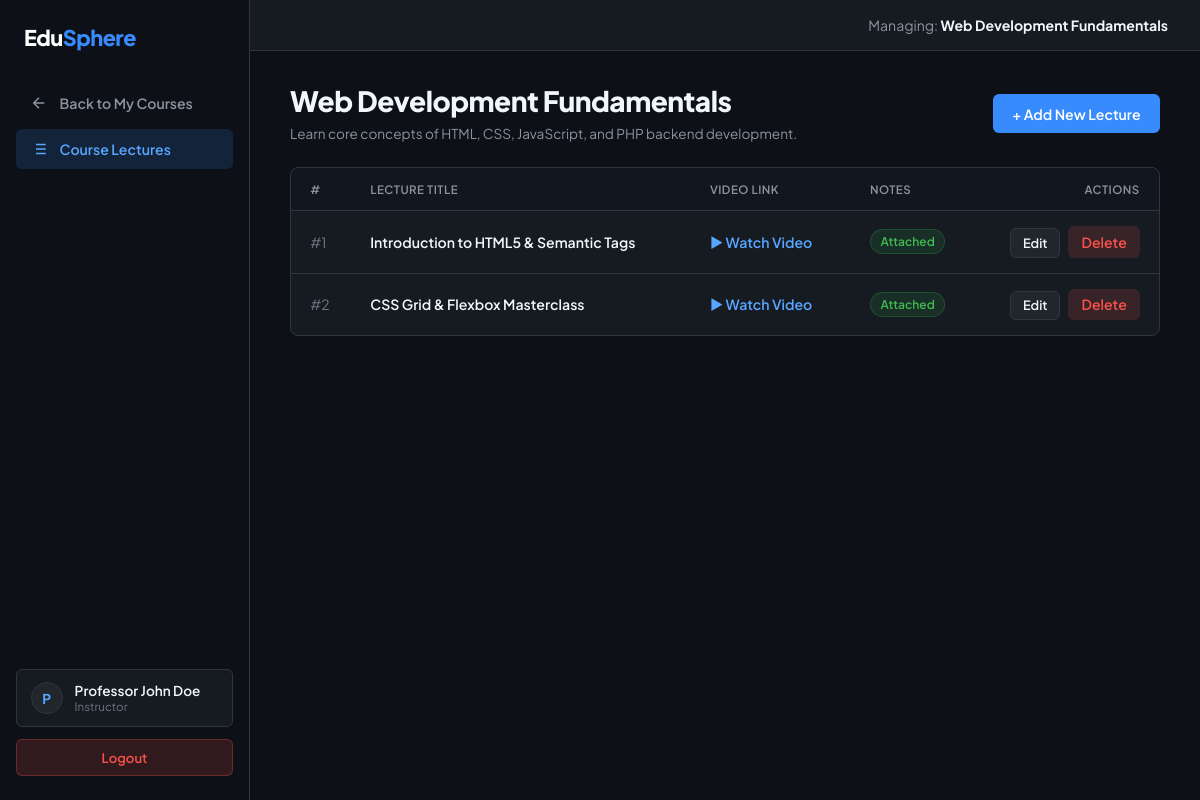
/teacher_manage_course.php?course_id=1 (signed in), run on the app's committed database.
### tables this page shows
CREATE TABLE IF NOT EXISTS `courses` (
  `id` INT AUTO_INCREMENT PRIMARY KEY,
  `title` VARCHAR(255) NOT NULL,
  `description` TEXT,
  `teacher_id` INT NULL,
  `created_at` TIMESTAMP DEFAULT CURRENT_TIMESTAMP,
  FOREIGN KEY (`teacher_id`) REFERENCES `users`(`id`) ON DELETE SET NULL
);

CREATE TABLE IF NOT EXISTS `lectures` (
  `id` INT AUTO_INCREMENT PRIMARY KEY,
  `course_id` INT NOT NULL,
  `title` VARCHAR(255) NOT NULL,
  `content` TEXT,
  `video_url` VARCHAR(255),
  `created_at` TIMESTAMP DEFAULT CURRENT_TIMESTAMP,
  FOREIGN KEY (`course_id`) REFERENCES `courses`(`id`) ON DELETE CASCADE
);

### teacher_manage_course.php (the view, shortened to what this page needs)
<?php
require_once 'db.php';
$teacher_id = (int)$_SESSION['user_id'];
$course_id  = (int)($_GET['course_id'] ?? 0);
$courseStmt = $pdo->prepare("SELECT * FROM courses WHERE id = :id AND teacher_id = :teacher_id LIMIT 1");
$courseStmt->execute([':id' => $course_id, ':teacher_id' => $teacher_id]);
$course = $courseStmt->fetch();
$lecturesStmt = $pdo->prepare("SELECT * FROM lectures WHERE course_id = :course_id ORDER BY id ASC");
$lecturesStmt->execute([':course_id' => $course_id]);
$lectures = $lecturesStmt->fetchAll();
$firstInitial = strtoupper(substr($_SESSION['user_name'], 0, 1));
?>
<!DOCTYPE html>
<html lang="en">
<head>
  <link rel="stylesheet" href="dashboard.css">
</head>
<body>
  <div class="dashboard-layout">
    <aside class="sidebar" id="sidebar">
      <div>
        <div class="sidebar-header">
          <a href="index.php" class="logo">Edu<span>Sphere</span></a>
        </div>
        <ul class="sidebar-nav">
          <li>
            <a href="teacher_dashboard.php" class="sidebar-link">
              <svg viewBox="0 0 24 24">
                <path d="M19 12H5M12 19l-7-7 7-7"></path>
              </svg>
              <span>Back to My Courses</span>
            </a>
          </li>
          <li>
            <a href="teacher_manage_course.php?course_id=<?= $course_id ?>" class="sidebar-link active">
              <svg viewBox="0 0 24 24">
                <line x1="8" y1="6" x2="21" y2="6"></line>
                <line x1="8" y1="12" x2="21" y2="12"></line>
                <line x1="8" y1="18" x2="21" y2="18"></line>
                <line x1="3" y1="6" x2="3.01" y2="6"></line>
                <line x1="3" y1="12" x2="3.01" y2="12"></line>
                <line x1="3" y1="18" x2="3.01" y2="18"></line>
              </svg>
              <span>Course Lectures</span>
            </a>
          </li>
        </ul>
      </div>
      <div>
        <div class="sidebar-user-card">
          <div class="user-avatar"><?= $firstInitial ?></div>
          <div>
            <div class="user-name"><?= htmlspecialchars($_SESSION['user_name']) ?></div>
            <div class="user-role">Instructor</div>
          </div>
        </div>
        <div class="sidebar-footer">
          <a href="logout.php" class="btn-logout">Logout</a>
        </div>
      </div>
    </aside>
    <div class="dashboard-content">
      <header class="dashboard-topbar">
        <div class="topbar-welcome">
          Managing: <span><?= htmlspecialchars($course['title']) ?></span>
        </div>
      </header>
      <main class="dashboard-body">
        <div class="crud-header">
          <div>
            <h1 style="font-size: 1.75rem; font-weight: 800; letter-spacing: -0.5px; margin-bottom: 0.3rem;">
              <?= htmlspecialchars($course['title']) ?>
            </h1>
            <p style="max-width: 720px; line-height: 1.6;">
              <?= htmlspecialchars($course['description'] ?: 'No course description provided.') ?>
            </p>
          </div>
          <button class="btn btn-primary" onclick="openAddModal()">+ Add New Lecture</button>
        </div>
        <div class="table-container">
          <table class="data-table">
            <thead>
              <tr>
                <th style="width: 60px;">#</th>
                <th>Lecture Title</th>
                <th style="width: 160px;">Video Link</th>
                <th style="width: 140px;">Notes</th>
                <th style="width: 160px; text-align: right;">Actions</th>
              </tr>
            </thead>
            <tbody>
              <?php if (empty($lectures)): ?>
                <tr>
                  <td colspan="5" style="text-align: center; color: var(--text-muted); padding: 3rem 2rem;">
                    No lectures added to this course yet. Click <strong>"+ Add New Lecture"</strong> to upload lessons.
                  </td>
                </tr>
              <?php else: ?>
                <?php foreach ($lectures as $idx => $l): ?>
                  <tr>
                    <td style="color: var(--text-dim);">#<?= $idx + 1 ?></td>
                    <td style="font-weight: 600; color: var(--text-main);"><?= htmlspecialchars($l['title']) ?></td>
                    <td>
                      <?php if (!empty($l['video_url'])): ?>
                        <a href="<?= htmlspecialchars($l['video_url']) ?>" target="_blank" style="color: var(--primary-text); text-decoration: none; font-size: 0.88rem; font-weight: 600;">
                          ▶ Watch Video
                        </a>
                      <?php else: ?>
                        <span style="color: var(--text-dim); font-size: 0.9rem;">—</span>
                      <?php endif; ?>
                    </td>
                    <td>
                      <?php if (!empty(trim($l['content']))): ?>
                        <span class="badge badge-success">Attached</span>
                      <?php else: ?>
                        <span style="color: var(--text-dim); font-size: 0.9rem;">—</span>
                      <?php endif; ?>
                    </td>
                    <td style="text-align: right; white-space: nowrap;">
                      <button class="btn btn-secondary" style="padding: 0.35rem 0.75rem; font-size: 0.8rem; margin-right: 0.35rem;" onclick='openEditModal(<?= json_encode($l) ?>)'>
                        Edit
                      </button>
                      <form action="teacher_manage_course.php?course_id=<?= $course_id ?>" method="POST" style="display: inline;" onsubmit="return confirm('Are you sure you want to delete this lecture?');">
                        <button type="submit" class="btn btn-logout" style="padding: 0.35rem 0.75rem; display: inline-flex;">
                          Delete
                        </button>
                      </form>
                    </td>
                  </tr>
                <?php endforeach; ?>
              <?php endif; ?>
            </tbody>
          </table>
        </div>
      </main>
    </div>
  </div>
</body>
</html>

### data on the page
courses: title "Web Development Fundamentals", description "Learn core concepts of HTML, CSS, JavaScript, and PHP backend development."
lectures: title "Introduction to HTML5 & Semantic Tags", shows "Attached"
lectures: title "CSS Grid & Flexbox Masterclass", shows "Attached"

### other printed values
$firstInitial "P"
$_SESSION['user_name'] "Professor John Doe"
